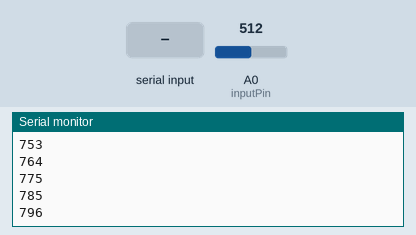
The sketch below on a simulated Arduino Uno, built with avr-gcc and run on an emulated ATmega328P. Shown: the last lines printed to the serial monitor. The test bench sets the inputs (shaded band); at power-on: A0 (inputPin) = 512.

Above: at 1.2 s.
1.3 s: A0 (inputPin) set to 716
At 1.33 s:
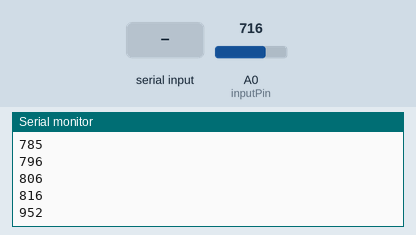
2.8 s: "90,45\n" received over Serial
At 2.85 s:
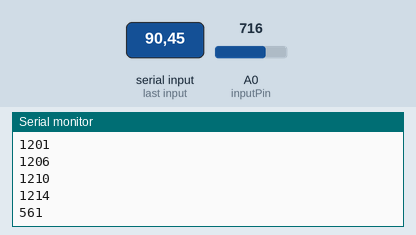
4.3 s: "30,150\n" received over Serial
At 5.1 s:
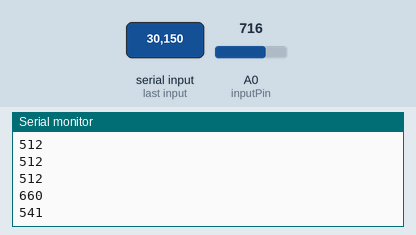
Timing chart, 0 to 7.3 s (numbered marks = the images above; inputs shaded):
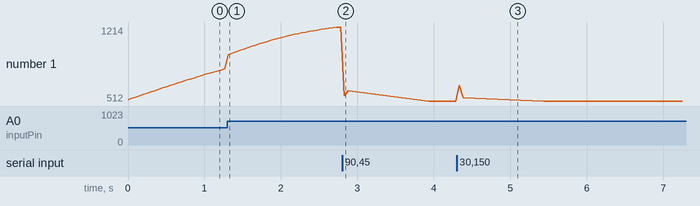

The sketch:

sep_29_sampling.ino
```cpp
#define PI2 6.28
#define FC 1


int SIZE = 256;
int changed = 0;
int reading = 0;
int finished = 0;
int *waveform = 0;
int *outform = 0;
int index = 0;
float xdec = exp(-PI2*FC);

int inputPin = A0;

void setup(){
  Serial.begin(9600);
  changed = 1;

  pinMode(inputPin, INPUT);
}

void loop(){
  if(Serial.available()>0){
    SIZE = Serial.parseInt();
    changed = 1;
  }
  //if the size has been changed
  if(changed){
    if (waveform != 0) {
      waveform = (int*) realloc(waveform, SIZE * sizeof(int));
    }
    else {
      waveform = (int*) malloc(SIZE * sizeof(int));
    }
    if (outform!= 0) {
      outform = (int*) realloc(outform, (SIZE) * sizeof(int));
    }
    else {
      outform = (int*) malloc((SIZE) * sizeof(int));
    }
    reading = 1;
    changed = 0;
    index = 0;
  }
  if(reading){
    waveform[index++] = analogRead(inputPin);
    waveform[index-1] = sin((PI2/SIZE)*(index))*waveform[index-1];
    if(index==1){
    outform[index-1] = (1-xdec)*waveform[index-1] + xdec*outform[SIZE-1];
    }
    else{
          outform[index-1] = (1-xdec)*waveform[index-1] + xdec*outform[index-2];
    }
    Serial.println((waveform[index-1]+512));
    delay(50);
    if(index==SIZE){
      index = 0;
      //reading = 0;
      //finished = 1;
    }
  }
  if(finished){
    for(int i = 0;i<SIZE;i++){
      waveform[i] = sin((PI2/SIZE)*(i+1))*waveform[i];
    }
    if (outform!= 0) {
      outform = (int*) realloc(outform, (SIZE) * sizeof(int));
    }
    else {
      outform = (int*) malloc((SIZE) * sizeof(int));
    }
    outform[0] = (1-xdec)*waveform[0];
    for(int i = 0;i<SIZE;i++){
      outform[i] = (1-xdec)*waveform[i] + xdec*outform[i-1];
    }

    //Serial.println("The output: ");
    for(int i = 0;i<SIZE;i++){
      //Serial.println(outform[i]);
      //Serial.print(" ");
    }
    //Serial.println();
    finished = 0;
  }
}
```

Measured:
- after the input at 1.3 s, the serial monitor: prints a new line at once (image 1)
- after the input at 2.8 s, the serial monitor: prints a new line at once (image 2)
- after the input at 4.3 s, the serial monitor: prints a new line at once (image 3)
- plotted number 1: 816 → 1214 after the input at 1.3 s, 1214 → 512 after the input at 2.8 s
